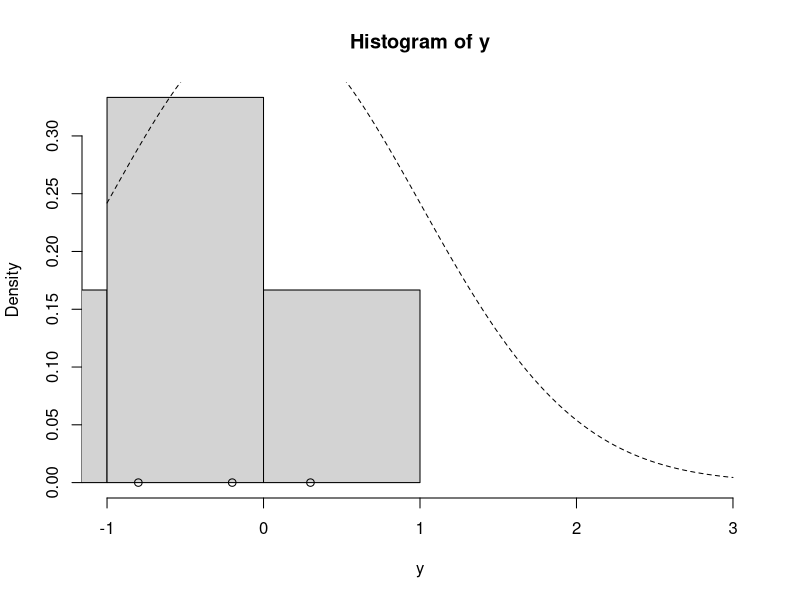
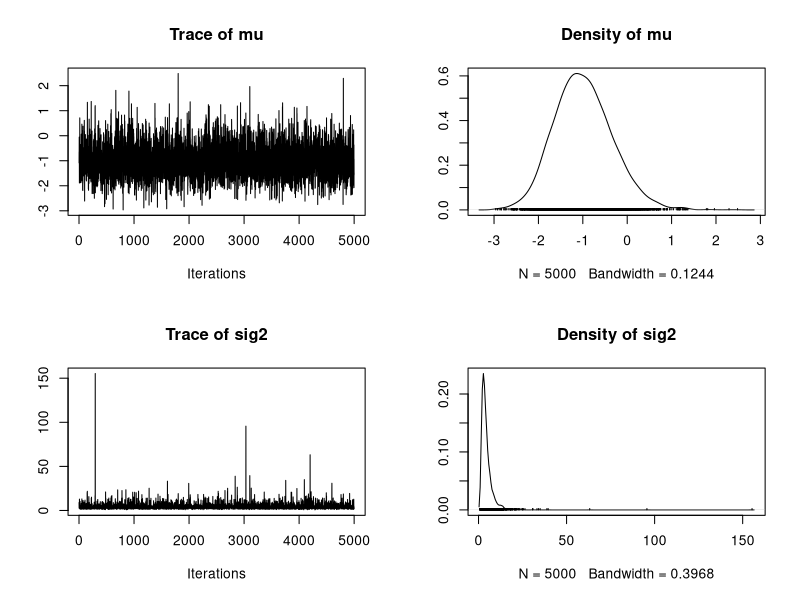

The R source for these figures, in order:
update_mu = function(n, ybar, sig2, mu_0, sig2_0) {
    sig2_1 = 1.0 / (n / sig2 + 1.0 / sig2_0)
    mu_1 = sig2_1 * (n * ybar / sig2 + mu_0 / sig2_0)
    rnorm(n=1, mean=mu_1, sd=sqrt(sig2_1))
}

update_sig2 = function(n, y, mu, nu_0, beta_0) {
    nu_1 = nu_0 + n / 2.0
    sumsq = sum( (y - mu)^2 ) # vectorized
    beta_1 = beta_0 + sumsq / 2.0
    out_gamma = rgamma(n=1, shape=nu_1, rate=beta_1) # rate for gamma is shape for inv-gamma
    1.0 / out_gamma # reciprocal of a gamma random variable is distributed inv-gamma
}

gibbs = function(y, n_iter, init, prior) {
    ybar = mean(y)
    n = length(y)
    
    ## initialize
    mu_out = numeric(n_iter)
    sig2_out = numeric(n_iter)
    
    mu_now = init$mu
    
    ## Gibbs sampler
    for (i in 1:n_iter) {
        sig2_now = update_sig2(n=n, y=y, mu=mu_now, nu_0=prior$nu_0, beta_0=prior$beta_0)
        mu_now = update_mu(n=n, ybar=ybar, sig2=sig2_now, mu_0=prior$mu_0, sig2_0=prior$sig2_0)
        
        sig2_out[i] = sig2_now
        mu_out[i] = mu_now
    }
    
    cbind(mu=mu_out, sig2=sig2_out)
}
set.seed(5)
#y = c(1.2, 1.4, -0.5, 0.3, 0.9, 2.3, 1.0, 0.1, 1.3, 1.9)
y <- c(-0.2, -1.5, -5.3, 0.3, -0.8, -2.2)
ybar = mean(y)
n = length(y)

## prior
prior = list()
prior$mu_0 = 0.0
prior$sig2_0 = 1.0
prior$n_0 = 2.0 # prior effective sample size for sig2
prior$s2_0 = 1.0 # prior point estimate for sig2
prior$nu_0 = prior$n_0 / 2.0 # prior parameter for inverse-gamma
prior$beta_0 = prior$n_0 * prior$s2_0 / 2.0 # prior parameter for inverse-gamma

hist(y, freq=FALSE, xlim=c(-1.0, 3.0)) # histogram of the data
curve(dnorm(x=x, mean=prior$mu_0, sd=sqrt(prior$sig2_0)), lty=2, add=TRUE) # prior for mu
points(y, rep(0,n), pch=1) # individual data points
points(ybar, 0, pch=19) # sample mean

init = list()
init$mu = 0.0

post = gibbs(y=y, n_iter=5e3, init=init, prior=prior)

head(post)

library("coda")
plot(as.mcmc(post))

mu_post <- post[, 1]
head(mu_post)

ans_7 = mean(mu_post)
ans_7

summary(as.mcmc(post))

prior$mu_0 = 1.0
prior$sig2_0 = 1.0

post = gibbs(y=y, n_iter=5e3, init=init, prior=prior)

ans_8 <- mean(post[, 1])
ans_8
summary(as.mcmc(post))




